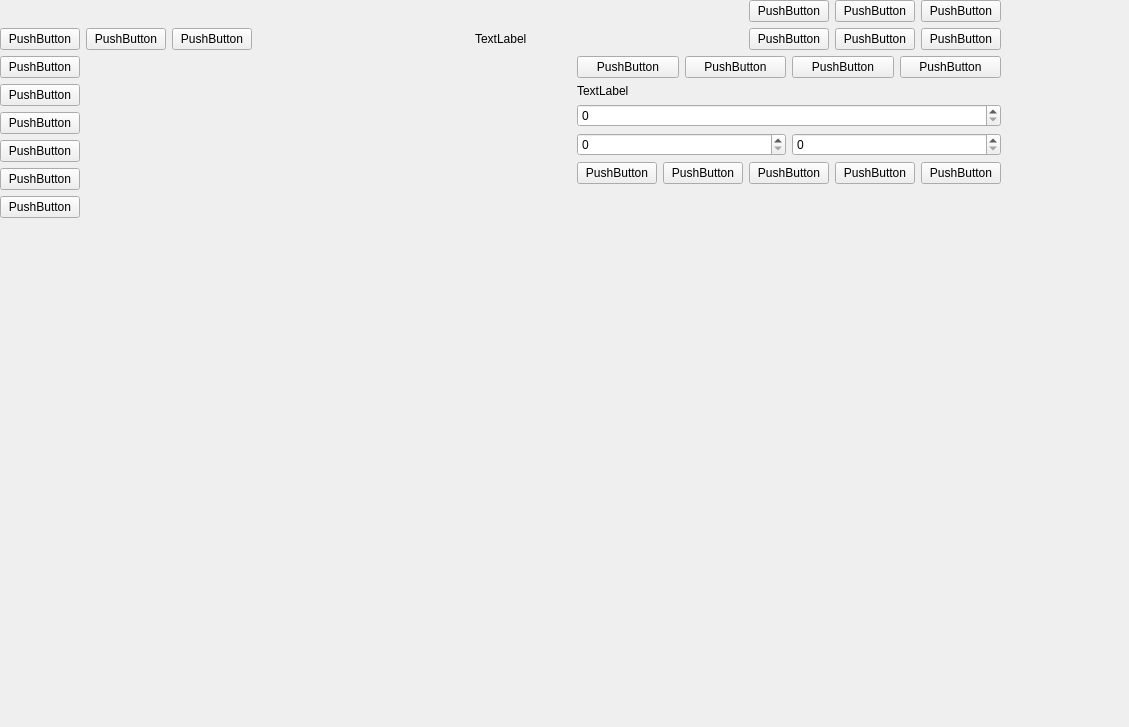
<?xml version="1.0" encoding="UTF-8"?>
<ui version="4.0">
 <class>MainWindow</class>
 <widget class="QMainWindow" name="MainWindow">
  <property name="geometry">
   <rect>
    <x>0</x>
    <y>0</y>
    <width>1129</width>
    <height>727</height>
   </rect>
  </property>
  <property name="windowTitle">
   <string>MainWindow</string>
  </property>
  <widget class="QWidget" name="centralwidget">
   <widget class="QWidget" name="verticalLayoutWidget_5">
    <property name="geometry">
     <rect>
      <x>0</x>
      <y>0</y>
      <width>1001</width>
      <height>631</height>
     </rect>
    </property>
    <layout class="QVBoxLayout" name="verticalLayout_5">
     <item>
      <layout class="QVBoxLayout" name="verticalLayout_4">
       <item>
        <layout class="QHBoxLayout" name="horizontalLayout">
         <item>
          <spacer name="horizontalSpacer">
           <property name="orientation">
            <enum>Qt::Horizontal</enum>
           </property>
           <property name="sizeHint" stdset="0">
            <size>
             <width>40</width>
             <height>20</height>
            </size>
           </property>
          </spacer>
         </item>
         <item>
          <widget class="QPushButton" name="pushButton">
           <property name="text">
            <string>PushButton</string>
           </property>
          </widget>
         </item>
         <item>
          <widget class="QPushButton" name="pushButton_2">
           <property name="text">
            <string>PushButton</string>
           </property>
          </widget>
         </item>
         <item>
          <widget class="QPushButton" name="pushButton_3">
           <property name="text">
            <string>PushButton</string>
           </property>
          </widget>
         </item>
        </layout>
       </item>
       <item>
        <layout class="QHBoxLayout" name="horizontalLayout_2">
         <item>
          <widget class="QPushButton" name="pushButton_5">
           <property name="text">
            <string>PushButton</string>
           </property>
          </widget>
         </item>
         <item>
          <widget class="QPushButton" name="pushButton_4">
           <property name="text">
            <string>PushButton</string>
           </property>
          </widget>
         </item>
         <item>
          <widget class="QPushButton" name="pushButton_6">
           <property name="text">
            <string>PushButton</string>
           </property>
          </widget>
         </item>
         <item>
          <spacer name="horizontalSpacer_3">
           <property name="orientation">
            <enum>Qt::Horizontal</enum>
           </property>
           <property name="sizeHint" stdset="0">
            <size>
             <width>40</width>
             <height>20</height>
            </size>
           </property>
          </spacer>
         </item>
         <item>
          <widget class="QLabel" name="label">
           <property name="text">
            <string>TextLabel</string>
           </property>
          </widget>
         </item>
         <item>
          <spacer name="horizontalSpacer_4">
           <property name="orientation">
            <enum>Qt::Horizontal</enum>
           </property>
           <property name="sizeHint" stdset="0">
            <size>
             <width>40</width>
             <height>20</height>
            </size>
           </property>
          </spacer>
         </item>
         <item>
          <widget class="QPushButton" name="pushButton_7">
           <property name="text">
            <string>PushButton</string>
           </property>
          </widget>
         </item>
         <item>
          <widget class="QPushButton" name="pushButton_8">
           <property name="text">
            <string>PushButton</string>
           </property>
          </widget>
         </item>
         <item>
          <widget class="QPushButton" name="pushButton_9">
           <property name="text">
            <string>PushButton</string>
           </property>
          </widget>
         </item>
        </layout>
       </item>
      </layout>
     </item>
     <item>
      <layout class="QHBoxLayout" name="horizontalLayout_6">
       <item>
        <layout class="QVBoxLayout" name="verticalLayout">
         <item>
          <widget class="QPushButton" name="pushButton_10">
           <property name="text">
            <string>PushButton</string>
           </property>
          </widget>
         </item>
         <item>
          <widget class="QPushButton" name="pushButton_12">
           <property name="text">
            <string>PushButton</string>
           </property>
          </widget>
         </item>
         <item>
          <widget class="QPushButton" name="pushButton_14">
           <property name="text">
            <string>PushButton</string>
           </property>
          </widget>
         </item>
         <item>
          <widget class="QPushButton" name="pushButton_15">
           <property name="text">
            <string>PushButton</string>
           </property>
          </widget>
         </item>
         <item>
          <widget class="QPushButton" name="pushButton_13">
           <property name="text">
            <string>PushButton</string>
           </property>
          </widget>
         </item>
         <item>
          <widget class="QPushButton" name="pushButton_11">
           <property name="text">
            <string>PushButton</string>
           </property>
          </widget>
         </item>
         <item>
          <spacer name="verticalSpacer">
           <property name="orientation">
            <enum>Qt::Vertical</enum>
           </property>
           <property name="sizeHint" stdset="0">
            <size>
             <width>20</width>
             <height>40</height>
            </size>
           </property>
          </spacer>
         </item>
        </layout>
       </item>
       <item>
        <spacer name="horizontalSpacer_2">
         <property name="orientation">
          <enum>Qt::Horizontal</enum>
         </property>
         <property name="sizeHint" stdset="0">
          <size>
           <width>40</width>
           <height>20</height>
          </size>
         </property>
        </spacer>
       </item>
       <item>
        <layout class="QVBoxLayout" name="verticalLayout_3">
         <item>
          <layout class="QHBoxLayout" name="horizontalLayout_3">
           <item>
            <widget class="QPushButton" name="pushButton_17">
             <property name="text">
              <string>PushButton</string>
             </property>
            </widget>
           </item>
           <item>
            <widget class="QPushButton" name="pushButton_19">
             <property name="text">
              <string>PushButton</string>
             </property>
            </widget>
           </item>
           <item>
            <widget class="QPushButton" name="pushButton_18">
             <property name="text">
              <string>PushButton</string>
             </property>
            </widget>
           </item>
           <item>
            <widget class="QPushButton" name="pushButton_16">
             <property name="text">
              <string>PushButton</string>
             </property>
            </widget>
           </item>
          </layout>
         </item>
         <item>
          <layout class="QVBoxLayout" name="verticalLayout_2">
           <item>
            <widget class="QLabel" name="label_2">
             <property name="text">
              <string>TextLabel</string>
             </property>
            </widget>
           </item>
           <item>
            <widget class="QSpinBox" name="spinBox"/>
           </item>
           <item>
            <layout class="QHBoxLayout" name="horizontalLayout_5">
             <item>
              <widget class="QSpinBox" name="spinBox_2"/>
             </item>
             <item>
              <widget class="QSpinBox" name="spinBox_3"/>
             </item>
            </layout>
           </item>
           <item>
            <layout class="QHBoxLayout" name="horizontalLayout_4">
             <item>
              <widget class="QPushButton" name="pushButton_20">
               <property name="text">
                <string>PushButton</string>
               </property>
              </widget>
             </item>
             <item>
              <widget class="QPushButton" name="pushButton_23">
               <property name="text">
                <string>PushButton</string>
               </property>
              </widget>
             </item>
             <item>
              <widget class="QPushButton" name="pushButton_22">
               <property name="text">
                <string>PushButton</string>
               </property>
              </widget>
             </item>
             <item>
              <widget class="QPushButton" name="pushButton_21">
               <property name="text">
                <string>PushButton</string>
               </property>
              </widget>
             </item>
             <item>
              <widget class="QPushButton" name="pushButton_24">
               <property name="text">
                <string>PushButton</string>
               </property>
              </widget>
             </item>
            </layout>
           </item>
          </layout>
         </item>
         <item>
          <spacer name="verticalSpacer_2">
           <property name="orientation">
            <enum>Qt::Vertical</enum>
           </property>
           <property name="sizeHint" stdset="0">
            <size>
             <width>20</width>
             <height>40</height>
            </size>
           </property>
          </spacer>
         </item>
        </layout>
       </item>
      </layout>
     </item>
    </layout>
   </widget>
  </widget>
 </widget>
 <resources/>
 <connections/>
</ui>
